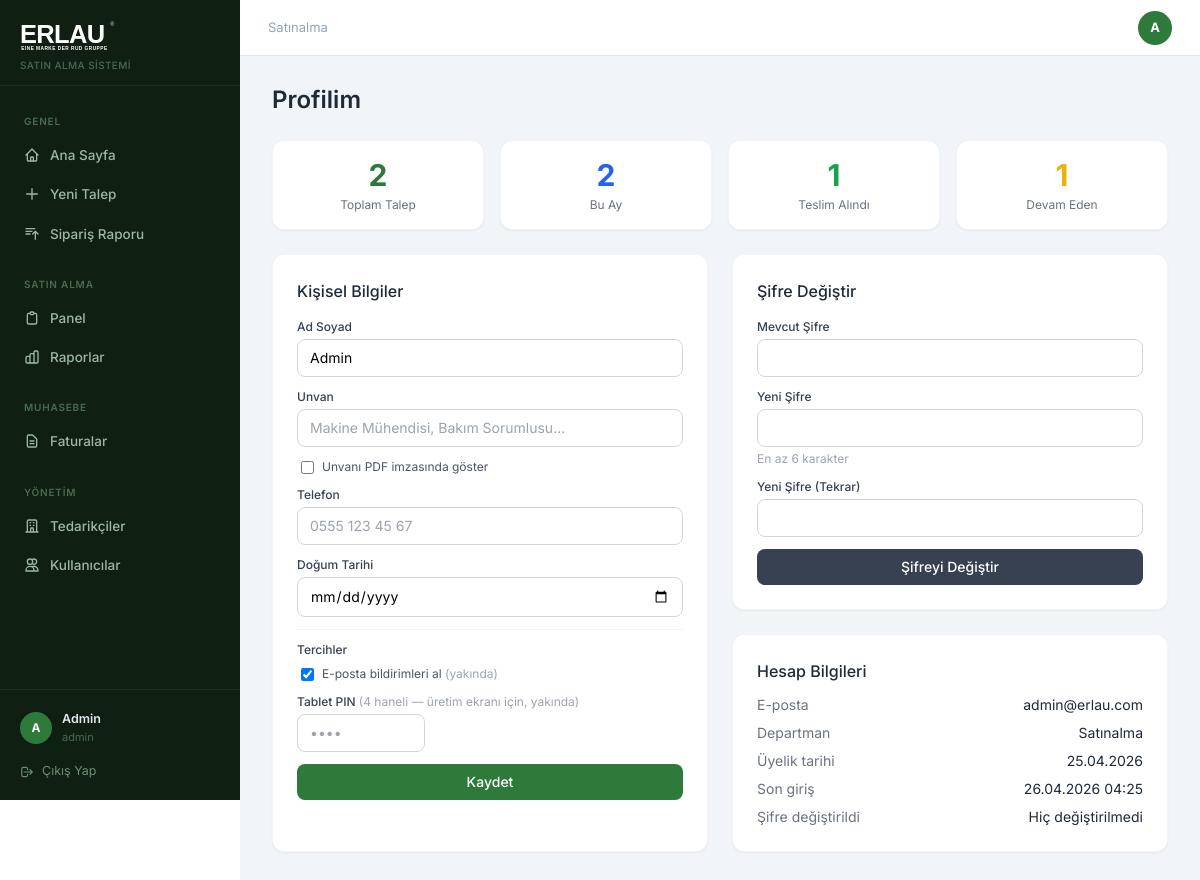
Before: /profil (signed in) with the older database file.
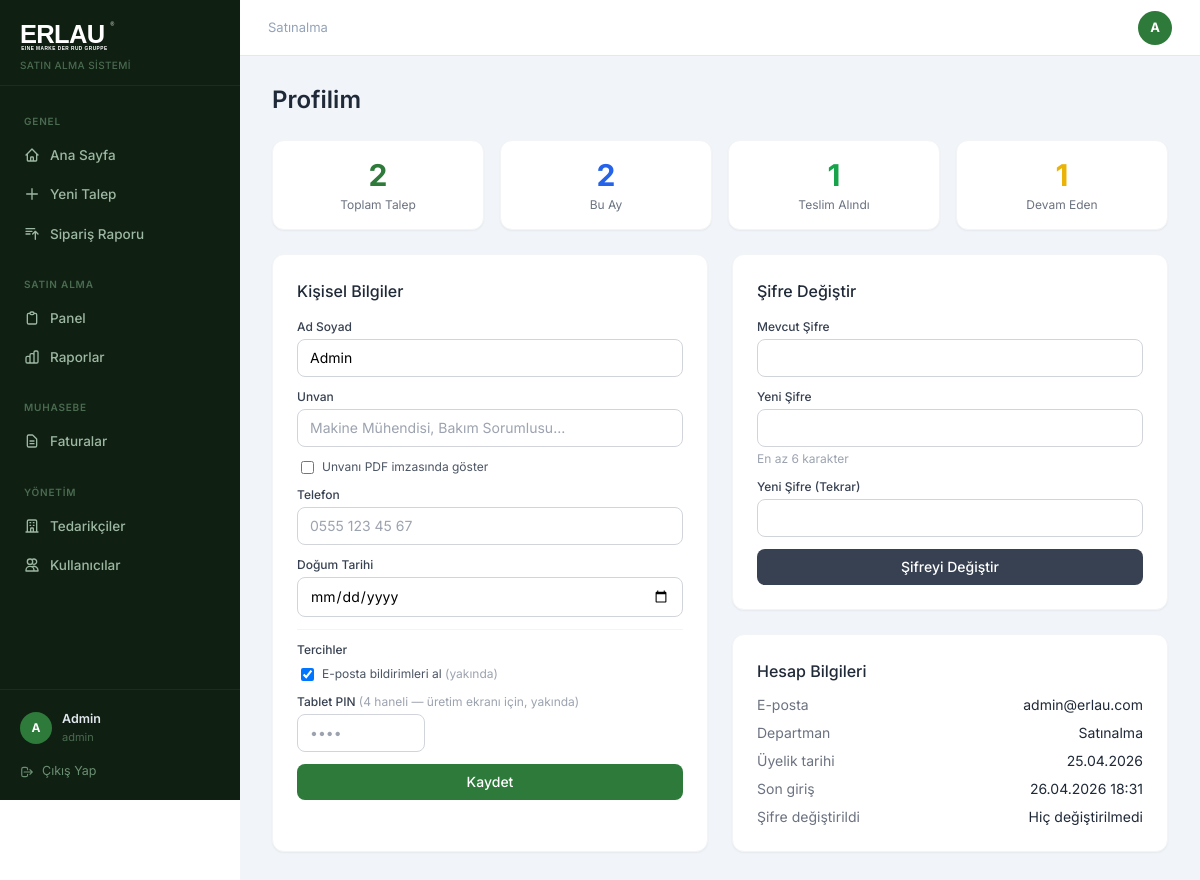
After: the same page with the newer database file.
### app/models.py (models this page shows)
class User(db.Model, UserMixin):
    id = db.Column(db.Integer, primary_key=True)
    name = db.Column(db.String(100), nullable=False)
    email = db.Column(db.String(120), unique=True, nullable=False)
    password = db.Column(db.String(200), nullable=False)
    role = db.Column(db.String(20), default='personel')
    department_id = db.Column(db.Integer, db.ForeignKey('department.id'), index=True)
    created_at = db.Column(db.DateTime, default=datetime.utcnow, index=True)
    is_active = db.Column(db.Boolean, default=True)
    unvan = db.Column(db.String(100))
    telefon = db.Column(db.String(20))
    dogum_tarihi = db.Column(db.Date)
    unvan_pdf_goster = db.Column(db.Boolean, default=False)
    son_giris = db.Column(db.DateTime)
    sifre_degisim_tarihi = db.Column(db.DateTime)
    tablet_pin = db.Column(db.String(6))
    bildirim_email = db.Column(db.Boolean, default=True)
    talepler = db.relationship('TalepFormu', backref='talep_eden', lazy=True)

class Department(db.Model):
    id = db.Column(db.Integer, primary_key=True)
    name = db.Column(db.String(100), nullable=False, unique=True)
    users = db.relationship('User', backref='department', lazy=True)

### app/routes.py (the view, shortened to what this page needs)
@main.route('/profil', methods=['GET', 'POST'])
@login_required
def profil():
    from sqlalchemy import func
    toplam = TalepFormu.query.filter_by(talep_eden_id=current_user.id).count()
    durum_sayilari = dict(
        db.session.query(TalepFormu.durum, func.count(TalepFormu.id))
        .filter_by(talep_eden_id=current_user.id)
        .group_by(TalepFormu.durum).all()
    )
    bu_ay_baslangic = datetime.utcnow().replace(day=1, hour=0, minute=0, second=0, microsecond=0)
    bu_ay = TalepFormu.query.filter(
        TalepFormu.talep_eden_id == current_user.id,
        TalepFormu.created_at >= bu_ay_baslangic
    ).count()
    return render_template('profil.html', toplam=toplam, durum_sayilari=durum_sayilari, bu_ay=bu_ay)

### app/templates/profil.html (shortened to what this page needs)
{% extends 'base.html' %}
{% block content %}
<div class="max-w-4xl mx-auto">
  <h1 class="text-2xl font-semibold text-gray-800 mb-6">Profilim</h1>
  <div class="grid grid-cols-2 md:grid-cols-4 gap-4 mb-6">
    <div class="bg-white rounded-xl border border-gray-100 shadow-sm p-4 text-center">
      <div class="text-3xl font-bold erlau-green-text">{{ toplam }}</div>
      <div class="text-xs text-gray-500 mt-1">Toplam Talep</div>
    </div>
    <div class="bg-white rounded-xl border border-gray-100 shadow-sm p-4 text-center">
      <div class="text-3xl font-bold text-blue-600">{{ bu_ay }}</div>
      <div class="text-xs text-gray-500 mt-1">Bu Ay</div>
    </div>
    <div class="bg-white rounded-xl border border-gray-100 shadow-sm p-4 text-center">
      <div class="text-3xl font-bold text-green-600">{{ durum_sayilari.get('teslim_alindi', 0) }}</div>
      <div class="text-xs text-gray-500 mt-1">Teslim Alındı</div>
    </div>
    <div class="bg-white rounded-xl border border-gray-100 shadow-sm p-4 text-center">
      <div class="text-3xl font-bold text-yellow-500">{{ durum_sayilari.get('bekliyor', 0) + durum_sayilari.get('onaylandi', 0) + durum_sayilari.get('yolda', 0) }}</div>
      <div class="text-xs text-gray-500 mt-1">Devam Eden</div>
    </div>
  </div>
  <div class="grid grid-cols-1 md:grid-cols-2 gap-6">
    <div class="bg-white rounded-xl border border-gray-100 shadow-sm p-6">
      <h2 class="font-medium text-gray-800 mb-4">Kişisel Bilgiler</h2>
      <form method="POST">
        <div class="space-y-3">
          <div>
            <label class="block text-xs font-medium text-gray-700 mb-1">Ad Soyad</label>
            <input type="text" name="name" value="{{ current_user.name }}" required
              class="w-full border border-gray-300 rounded-lg px-3 py-2 text-sm focus:outline-none focus:ring-2 focus:ring-green-400">
          </div>
          <div>
            <label class="block text-xs font-medium text-gray-700 mb-1">Unvan</label>
            <input type="text" name="unvan" value="{{ current_user.unvan or '' }}" placeholder="Makine Mühendisi, Bakım Sorumlusu..."
              class="w-full border border-gray-300 rounded-lg px-3 py-2 text-sm focus:outline-none focus:ring-2 focus:ring-green-400">
          </div>
          <div class="flex items-center gap-2 ml-1">
            <input type="checkbox" name="unvan_pdf_goster" value="1" id="unvan_pdf"
              class="rounded border-gray-300 text-green-600">
            <label for="unvan_pdf" class="text-xs text-gray-600">Unvanı PDF imzasında göster</label>
          </div>
          <div>
            <label class="block text-xs font-medium text-gray-700 mb-1">Telefon</label>
            <input type="tel" name="telefon" value="{{ current_user.telefon or '' }}" placeholder="0555 123 45 67"
              class="w-full border border-gray-300 rounded-lg px-3 py-2 text-sm focus:outline-none focus:ring-2 focus:ring-green-400">
          </div>
          <div>
            <label class="block text-xs font-medium text-gray-700 mb-1">Doğum Tarihi</label>
            <input type="date" name="dogum_tarihi" value="{{ current_user.dogum_tarihi.isoformat() if current_user.dogum_tarihi else '' }}"
              class="w-full border border-gray-300 rounded-lg px-3 py-2 text-sm focus:outline-none focus:ring-2 focus:ring-green-400">
          </div>
          <div class="border-t border-gray-100 pt-3">
            <p class="text-xs font-medium text-gray-700 mb-2">Tercihler</p>
            <div class="flex items-center gap-2 ml-1 mb-2">
              <input type="checkbox" name="bildirim_email" value="1" id="bildirim_email"
                {% if current_user.bildirim_email %}checked{% endif %}
                class="rounded border-gray-300 text-green-600">
              <label for="bildirim_email" class="text-xs text-gray-600">E-posta bildirimleri al <span class="text-gray-400">(yakında)</span></label>
            </div>
          </div>
          <div>
            <label class="block text-xs font-medium text-gray-700 mb-1">
              Tablet PIN <span class="text-gray-400 font-normal">(4 haneli — üretim ekranı için, yakında)</span>
            </label>
            <input type="password" name="tablet_pin" value="{{ current_user.tablet_pin or '' }}"
              placeholder="••••" maxlength="4" pattern="\d{4}"
              class="w-32 border border-gray-300 rounded-lg px-3 py-2 text-sm focus:outline-none focus:ring-2 focus:ring-green-400">
          </div>
          <button type="submit" class="w-full erlau-green text-white py-2 rounded-lg text-sm font-medium hover:opacity-90 mt-2">
            Kaydet
          </button>
        </div>
      </form>
    </div>
    <div class="space-y-6">
      <div class="bg-white rounded-xl border border-gray-100 shadow-sm p-6">
        <h2 class="font-medium text-gray-800 mb-4">Şifre Değiştir</h2>
        <form method="POST">
          <div class="space-y-3">
            <div>
              <label class="block text-xs font-medium text-gray-700 mb-1">Mevcut Şifre</label>
              <input type="password" name="mevcut_sifre" required
                class="w-full border border-gray-300 rounded-lg px-3 py-2 text-sm focus:outline-none focus:ring-2 focus:ring-green-400">
            </div>
            <div>
              <label class="block text-xs font-medium text-gray-700 mb-1">Yeni Şifre</label>
              <input type="password" name="yeni_sifre" required minlength="6"
                class="w-full border border-gray-300 rounded-lg px-3 py-2 text-sm focus:outline-none focus:ring-2 focus:ring-green-400">
              <p class="text-xs text-gray-400 mt-1">En az 6 karakter</p>
            </div>
            <div>
              <label class="block text-xs font-medium text-gray-700 mb-1">Yeni Şifre (Tekrar)</label>
              <input type="password" name="yeni_sifre_tekrar" required minlength="6"
                class="w-full border border-gray-300 rounded-lg px-3 py-2 text-sm focus:outline-none focus:ring-2 focus:ring-green-400">
            </div>
            <button type="submit" class="w-full bg-gray-700 text-white py-2 rounded-lg text-sm font-medium hover:bg-gray-800">
              Şifreyi Değiştir
            </button>
          </div>
        </form>
      </div>
      <div class="bg-white rounded-xl border border-gray-100 shadow-sm p-6">
        <h2 class="font-medium text-gray-800 mb-3">Hesap Bilgileri</h2>
        <div class="space-y-2 text-sm">
          <div class="flex justify-between">
            <span class="text-gray-500">E-posta</span>
            <span class="text-gray-800">{{ current_user.email }}</span>
          </div>
          <div class="flex justify-between">
            <span class="text-gray-500">Departman</span>
            <span class="text-gray-800">{{ current_user.department.name if current_user.department else '-' }}</span>
          </div>
          <div class="flex justify-between">
            <span class="text-gray-500">Üyelik tarihi</span>
            <span class="text-gray-800">{{ current_user.created_at.strftime('%d.%m.%Y') }}</span>
          </div>
          <div class="flex justify-between">
            <span class="text-gray-500">Son giriş</span>
            <span class="text-gray-800">{{ current_user.son_giris.strftime('%d.%m.%Y %H:%M') if current_user.son_giris else '-' }}</span>
          </div>
          <div class="flex justify-between">
            <span class="text-gray-500">Şifre değiştirildi</span>
            <span class="text-gray-800">{{ current_user.sifre_degisim_tarihi.strftime('%d.%m.%Y') if current_user.sifre_degisim_tarihi else 'Hiç değiştirilmedi' }}</span>
          </div>
        </div>
      </div>
    </div>
  </div>
</div>
{% endblock %}

### app/templates/base.html (shortened to what this page needs)
<!DOCTYPE html>
<html lang="tr">
<head>
<script src="https://cdn.tailwindcss.com"></script>
</head>
<body>
{% if current_user.is_authenticated %}
<div style="display:flex">
  <aside class="sidebar" style="position:sticky;top:0;height:100vh;overflow-y:auto;display:flex;flex-direction:column">
    <div style="padding:20px 20px 12px;border-bottom:1px solid rgba(255,255,255,.06)">
      <img src="{{ url_for('static', filename='logo.svg') }}" alt="Erlau" style="height:32px;filter:brightness(0) invert(1)">
      <p style="font-size:10px;color:#4a6b50;margin-top:6px;font-weight:500;letter-spacing:.04em">SATIN ALMA SİSTEMİ</p>
    </div>
    <nav style="padding:12px 0;flex:1">
      <div class="sidebar-section">Genel</div>
      <a href="{{ url_for('main.dashboard') }}" class="sidebar-link {% if request.endpoint == 'main.dashboard' %}active{% endif %}">
        <svg fill="none" stroke="currentColor" viewBox="0 0 24 24"><path stroke-linecap="round" stroke-linejoin="round" stroke-width="2" d="M3 12l2-2m0 0l7-7 7 7M5 10v10a1 1 0 001 1h3m10-11l2 2m-2-2v10a1 1 0 01-1 1h-3m-6 0a1 1 0 001-1v-4a1 1 0 011-1h2a1 1 0 011 1v4a1 1 0 001 1m-6 0h6"/></svg>
        Ana Sayfa
      </a>
      <a href="{{ url_for('main.yeni_talep') }}" class="sidebar-link {% if request.endpoint == 'main.yeni_talep' %}active{% endif %}">
        <svg fill="none" stroke="currentColor" viewBox="0 0 24 24"><path stroke-linecap="round" stroke-linejoin="round" stroke-width="2" d="M12 4v16m8-8H4"/></svg>
        Yeni Talep
      </a>
      <a href="{{ url_for('satin_alma.siparis_raporu') }}" class="sidebar-link {% if request.endpoint == 'satin_alma.siparis_raporu' %}active{% endif %}">
        <svg fill="none" stroke="currentColor" viewBox="0 0 24 24"><path stroke-linecap="round" stroke-linejoin="round" stroke-width="2" d="M3 4h13M3 8h9m-9 4h6m4 0l4-4m0 0l4 4m-4-4v12"/></svg>
        Sipariş Raporu
      </a>
      {% if current_user.role in ['satinalma', 'admin', 'gm'] %}
      <div class="sidebar-section" style="margin-top:8px">Satın Alma</div>
      <a href="{{ url_for('satin_alma.panel') }}" class="sidebar-link {% if request.endpoint == 'satin_alma.panel' %}active{% endif %}">
        <svg fill="none" stroke="currentColor" viewBox="0 0 24 24"><path stroke-linecap="round" stroke-linejoin="round" stroke-width="2" d="M9 5H7a2 2 0 00-2 2v12a2 2 0 002 2h10a2 2 0 002-2V7a2 2 0 00-2-2h-2M9 5a2 2 0 002 2h2a2 2 0 002-2M9 5a2 2 0 012-2h2a2 2 0 012 2"/></svg>
        Panel
      </a>
      <a href="{{ url_for('satin_alma.raporlar') }}" class="sidebar-link {% if request.endpoint == 'satin_alma.raporlar' %}active{% endif %}">
        Raporlar
      </a>
      {% endif %}
      {% if current_user.role in ['muhasebe', 'satinalma', 'admin'] %}
      <div class="sidebar-section" style="margin-top:8px">Muhasebe</div>
      <a href="{{ url_for('muhasebe.fatura_listesi') }}" class="sidebar-link {% if request.endpoint and 'muhasebe' in request.endpoint %}active{% endif %}">
        <svg fill="none" stroke="currentColor" viewBox="0 0 24 24"><path stroke-linecap="round" stroke-linejoin="round" stroke-width="2" d="M9 12h6m-6 4h6m2 5H7a2 2 0 01-2-2V5a2 2 0 012-2h5.586a1 1 0 01.707.293l5.414 5.414a1 1 0 01.293.707V19a2 2 0 01-2 2z"/></svg>
        Faturalar
      </a>
      {% endif %}
      {% if current_user.role in ['admin', 'satinalma'] %}
      <div class="sidebar-section" style="margin-top:8px">Yönetim</div>
      <a href="{{ url_for('admin.tedarikci_listesi') }}" class="sidebar-link {% if request.endpoint == 'admin.tedarikci_listesi' %}active{% endif %}">
        <svg fill="none" stroke="currentColor" viewBox="0 0 24 24"><path stroke-linecap="round" stroke-linejoin="round" stroke-width="2" d="M19 21V5a2 2 0 00-2-2H7a2 2 0 00-2 2v16m14 0h2m-2 0h-5m-9 0H3m2 0h5M9 7h1m-1 4h1m4-4h1m-1 4h1m-5 10v-5a1 1 0 011-1h2a1 1 0 011 1v5m-4 0h4"/></svg>
        Tedarikçiler
      </a>
      {% endif %}
      {% if current_user.role == 'admin' %}
      <a href="{{ url_for('admin.kullanicilar') }}" class="sidebar-link {% if request.endpoint == 'admin.kullanicilar' %}active{% endif %}">
        <svg fill="none" stroke="currentColor" viewBox="0 0 24 24"><path stroke-linecap="round" stroke-linejoin="round" stroke-width="2" d="M12 4.354a4 4 0 110 5.292M15 21H3v-1a6 6 0 0112 0v1zm0 0h6v-1a6 6 0 00-9-5.197M13 7a4 4 0 11-8 0 4 4 0 018 0z"/></svg>
        Kullanıcılar
      </a>
      {% endif %}
    </nav>
    <div style="padding:12px;border-top:1px solid rgba(255,255,255,.06)">
      <a href="{{ url_for('main.profil') }}" style="display:flex;align-items:center;gap:10px;padding:8px;border-radius:8px;text-decoration:none;transition:background .15s" onmouseover="this.style.background='rgba(255,255,255,.06)'" onmouseout="this.style.background='transparent'">
        <div style="width:32px;height:32px;border-radius:50%;background:#2d7a3a;display:flex;align-items:center;justify-content:center;font-size:12px;font-weight:700;color:#fff;flex-shrink:0">{{ current_user.name[:1].upper() }}</div>
        <div style="flex:1;min-width:0">
          <p style="font-size:12.5px;font-weight:600;color:#e2e8f0;white-space:nowrap;overflow:hidden;text-overflow:ellipsis">{{ current_user.name }}</p>
          <p style="font-size:11px;color:#4a6b50;white-space:nowrap;overflow:hidden;text-overflow:ellipsis">{{ current_user.unvan or current_user.role }}</p>
        </div>
      </a>
      <a href="{{ url_for('auth.logout') }}" style="display:flex;align-items:center;gap:8px;padding:7px 8px;border-radius:8px;font-size:12.5px;color:#6b8f72;text-decoration:none;transition:all .15s;margin-top:2px" onmouseover="this.style.color='#ef4444';this.style.background='rgba(239,68,68,.08)'" onmouseout="this.style.color='#6b8f72';this.style.background='transparent'">
        <svg style="width:14px;height:14px" fill="none" stroke="currentColor" viewBox="0 0 24 24"><path stroke-linecap="round" stroke-linejoin="round" stroke-width="2" d="M17 16l4-4m0 0l-4-4m4 4H7m6 4v1a3 3 0 01-3 3H6a3 3 0 01-3-3V7a3 3 0 013-3h4a3 3 0 013 3v1"/></svg>
        Çıkış Yap
      </a>
    </div>
  </aside>
  <div class="content-area">
    <div class="topbar">
      <p style="font-size:13px;color:#94a3b8">{{ current_user.department.name if current_user.department else 'Erlau' }}</p>
      <a href="{{ url_for('main.profil') }}" style="width:34px;height:34px;border-radius:50%;background:#2d7a3a;display:flex;align-items:center;justify-content:center;font-size:13px;font-weight:700;color:#fff;text-decoration:none">{{ current_user.name[:1].upper() }}</a>
    </div>
    <div class="page-content">
{% endif %}
{% block content %}{% endblock %}
{% if current_user.is_authenticated %}
    </div>
  </div>
</div>
{% else %}
</div>
{% endif %}
</body>
</html>

Changed rows visible on the page:
changed User "admin@erlau.com": son_giris "26.04.2026 04:25" → "26.04.2026 18:31"
